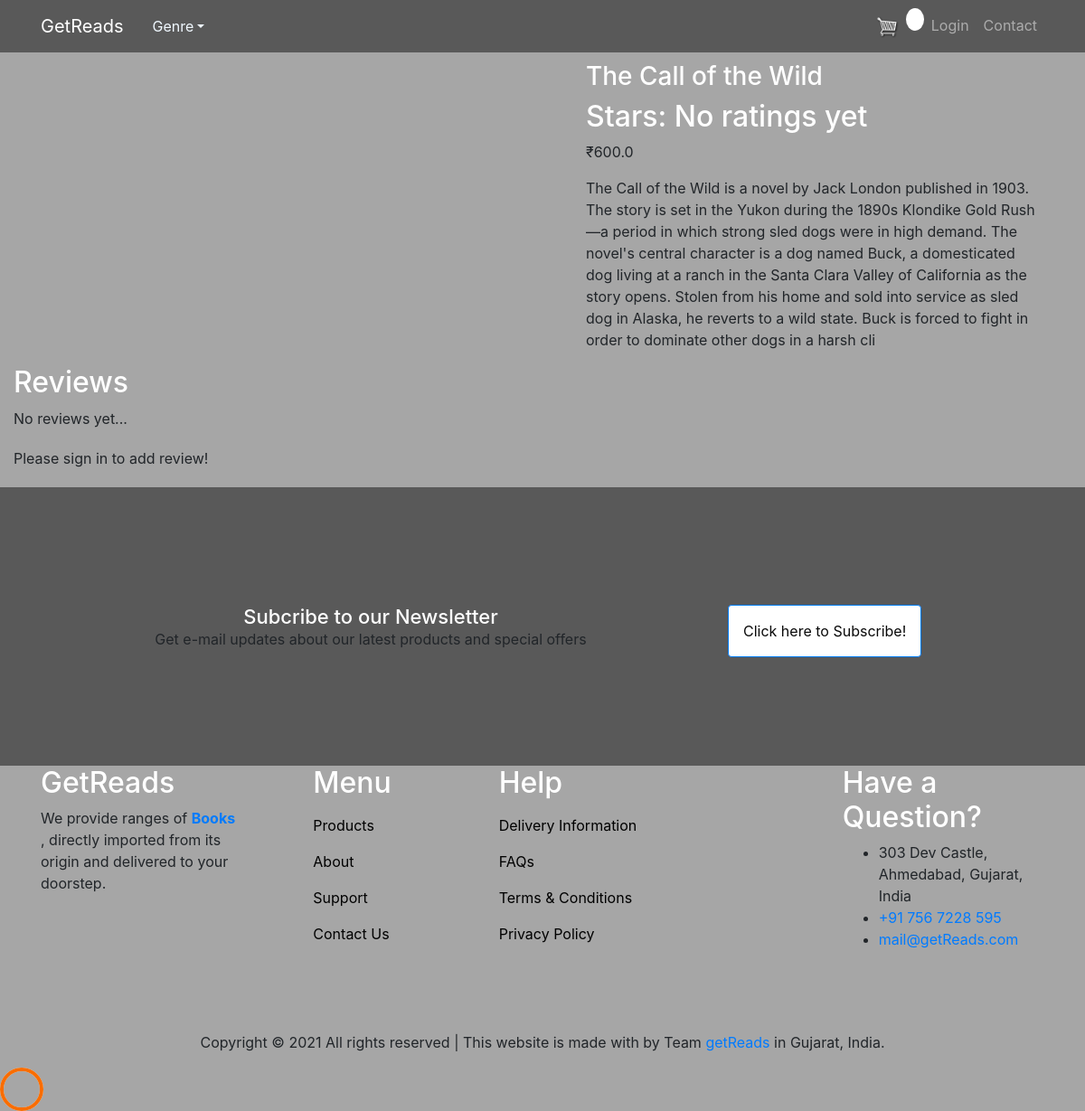
The page /product-2/ on the database its author committed.
### store/models.py (models this page shows, shortened)
class Product(models.Model):
	name = models.CharField(max_length=200)
	price = models.FloatField()
	digital = models.BooleanField(default=False,null=True, blank=True)
	image = models.ImageField(null=True, blank=True)
	description = models.TextField("Description",max_length=500  )
	is_featured = models.BooleanField("Featured",default=False)
	on_sale = models.BooleanField("On Sale",default=False )
	discounted_price = models.DecimalField("Price after discount",decimal_places=2,max_digits=5,null=True,  blank=True)
	slug = models.SlugField(max_length=150)
	category = models.ForeignKey(Category, on_delete=models.CASCADE, null=True, blank=True,default=1)
	def get_rating(self):
		total = sum(int(review['stars']) for review in self.reviews.values())
		if self.reviews.count() > 0:
			return total / self.reviews.count()
		else:
			return 0
	@property
	def imageURL(self):
		try:
			url = self.image.url
		except:
			url = ''
		return url

### store/views.py (the view)
# urls.py: path('<slug:slug>/',views.product_details, name='product_details'),
def product_details(request,slug):
	product = get_object_or_404(Product, slug=slug)
	if request.method == 'POST' and request.user.is_authenticated:
		stars = request.POST.get('stars', 3)
		content = request.POST.get('content', '')
		review = ProductReview.objects.create(product=product, user=request.user, stars=stars, content=content)
		return redirect('/',slug=slug)
	context = {
		'product':product,
	}
	return render(request,'store/product_details.html',context)

### store/templates/store/product_details.html (shortened to what this page needs)
{% extends 'store/base.html' %}
{% load static %}
{% block content %}
<section class="ftco-section" style="padding-bottom: 0;">
  <div class="container">
    <div class="row">
      <div class="col-lg-6 mb-5 ftco-animate">
      </div>
      <div class="col-lg-6 product-details pl-md-5 ftco-animate align-self-center">
        <h3>{{ product.name }}</h3>
        <h2 class="subtitle">Stars: {% if product.get_rating == 0 %}No ratings yet{% else %}{{ product.get_rating|floatformat:1 }}{% endif %}</h2>
        <p class="price"><span>₹{{product.price}}</span></p>
        <p>
          {{ product.description }}
        </p>
      </div>
    </div>
  </div>
  <div class="col-md-6">
    <h2 class="subtitle">Reviews</h2>
        <div class="reviews-wrapper">
            {% for review in product.reviews.all %}
                <div class="notification space-below">
                    <p>
                      {{user}} <br>
                        <strong>Date: </strong>{{ review.date_added|date:"Y-m-d" }},
                        <strong>Stars: </strong>{{ review.stars }} <br>
                    {{ review.content }}
                  </p>
                  </div>
            {% empty %}
                <div class="notification space-below">
                    No reviews yet...
                </div>
            {% endfor %}
        </div>
        <div class="notification space-below">
            {% if request.user.is_authenticated %}
                <form method="post" action=".">
                    {% csrf_token %}
                    <div class="field">
                        <label>Stars</label>
                        <div clas="control">
                            <div class="select">
                                <select name="stars">
                                    <option value="1">1</option>
                                    <option value="2">2</option>
                                    <option value="3" selected>3</option>
                                    <option value="4">4</option>
                                    <option value="5">5</option>
                                </select>
                            </div>
                        </div>
                    </div>
                    <div class="field">
                        <label><h2>Write your Review</h2></label>
                        <div class="control">
                            <textarea class="textarea" name="content"></textarea>
                        </div>
                    </div>
                    <div class="field">
                        <div class="control">
                            <button class="button is-success">Submit</button>
                        </div>
                    </div>
                </form>
            {% else %}
                <p>Please sign in to add review!</p>
            {% endif %}
        </div>
    </div>
</section>
{% endblock content %}

### static/css/main.css (style rules this page uses)
body { background-color: hsl(0, 0%, 65%); }
h1,h2,h3,h4,h5,h6 { color:hsl(0, 0%, 100%); }
.col-lg-4, .col-lg-6, .col-lg-8, .col-lg-12 { margin-top: 10px; }
.notification.space-below { margin-bottom: 20px; }

### rows shown on the page
Product: name "The Call of the Wild", price "600.0", description "The Call of the Wild is a novel by Jack London published in 1903. The story is set in the Yukon during the 1890s Klondike Gold Rush—a period in which strong sled dogs were in high demand. The novel's central character is a dog named Buck, a domesticated dog living at a ranch in the Santa Clara Valley of California as the story opens. Stolen from his home and sold into service as sled dog in Alaska, he reverts to a wild state. Buck is forced to fight in order to dominate other dogs in a harsh cli"
